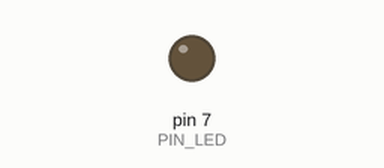
A sketch run on a simulated Arduino Uno, built with avr-gcc and run on an emulated ATmega328P. On the bench: output pins drawn as LEDs (lit = HIGH). Dashed ring = blinking. At 2.1 s the program stops and its outputs stay as they are.

Above: at 0.5 s.
At 1.85 s:
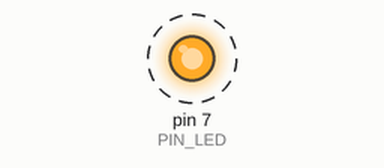
Timing chart, 0 to 3.0 s (numbered marks = the images above):
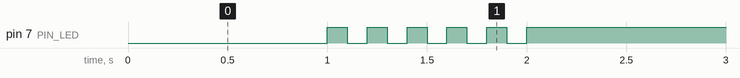

The sketch:

05_practice_2.ino
```cpp
#define PIN_LED 7

void setup() {
  pinMode(PIN_LED, OUTPUT);
  Serial.begin(115200);
  while(!Serial){
    ;
  }
}

void loop() {
  int toggle=0;
  digitalWrite(PIN_LED, toggle);
  delay(1000);
  for(int i=0;i<11;i++){
    toggle^=1;
    digitalWrite(PIN_LED, toggle);
    delay(100);
  }
  while(1){}
}
```

Measured:
- by itself, pin 7 (PIN_LED): alternates HIGH for 0.10 s and LOW for 0.10 s, 11 changes in all, then stays HIGH
